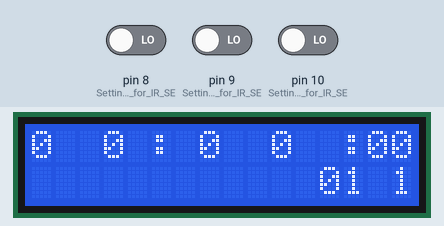
Recording of a sketch running on a simulated Arduino Uno, built with avr-gcc and run on an emulated ATmega328P. Shown: 16×2 character LCD. The test bench sets the inputs (shaded band); at power-on: pin 8 (Setting_pinmode_for_IR_SE) LOW, pin 9 (Setting_pinmode_for_IR_SE) LOW, pin 10 (Setting_pinmode_for_IR_SE) LOW.

Above: at 1.3 s.
1.4 s: pin 8 (Setting_pinmode_for_IR_SE) driven HIGH
At 2.7 s:
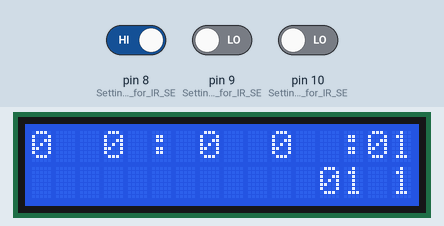
3.5 s: pin 9 (Setting_pinmode_for_IR_SE) driven HIGH
At 4.9 s:
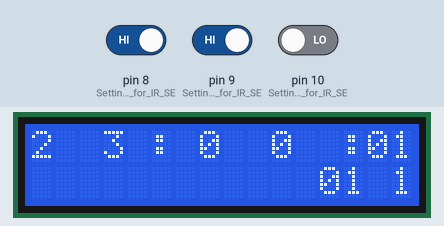
Timing chart, 0 to 6.5 s (numbered marks = the images above; inputs shaded):
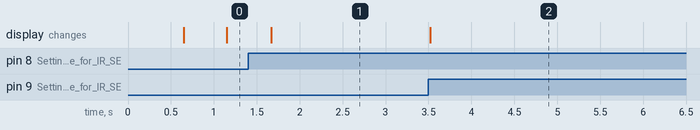

The sketch:

DigitalClock_NEW.ino
```cpp
#include <Wire.h>
#include<LiquidCrystal_I2C.h>

LiquidCrystal_I2C lcd(0x27, 16, 2);
int s,m,h,a,d,state,state1,state2,dg,cnt,dt,mo;
char months[13]={' ','1','2','3','4','5','6','7','8','9','o','n','d'};
int l[13]={0,31,29,31,30,31,30,31,31,30,31,30,31};
int x,y,z;

void setup()
{

  state=1;   //state for decrementing value in setting mode
  state1=1;  // state for incrementing value in setting mode
  state2=1;   //state for opening settin mode
  lcd.begin(16,2);
  lcd.init();       // initialize the lcd
  lcd.backlight();

  pinMode(8,INPUT); // Setting pinmode for IR SENSOR1
  pinMode(9,INPUT); //Setting pinmode for IR SENSOR2
  pinMode(10,INPUT); //Setting pinmode for IR SENSOR3

  s=0;   //seconds
  m=0;   //minutes
  h=0;   //hours
  dt=1;   //date
  mo=1;   //month
}
void printNumber(int value, int col) {
  if (value == 0) {
    lcd.setCursor(col, 0);
    lcd.print("0");
}
  if (value == 1) {
    lcd.setCursor(col, 0);
    lcd.print("1");
}
  if (value == 2) {
   lcd.setCursor(col, 0);
   lcd.print("2");
}
   if (value == 3) {
   lcd.setCursor(col, 0);
   lcd.print("3");
}
   if (value == 4) {
    lcd.setCursor(col, 0);
    lcd.print("4");
}
   if (value == 5) {
   lcd.setCursor(col, 0);
   lcd.print("5");
}
   if (value == 6) {
    lcd.setCursor(col, 0);
    lcd.print("6");
}
   if (value == 7) {
    lcd.setCursor(col, 0);
  lcd.print("7");
}
   if (value == 8) {
    lcd.setCursor(col, 0);
  lcd.print("8");
}
   if (value == 9) {
    lcd.setCursor(col, 0);
  lcd.print("9");
}
}


void loop()
{
  x=digitalRead(8);
  y=digitalRead(9);
  z=digitalRead(10);

  if(x==1 &&state==1){        //if gesture is detected by IR sensor1 value is incremented
    cnt++;
    state=0;
    cnt=cnt%5;
    }else if(x==0&&state==0){
    state=1;
    }

   if (z==1&&state1==1){             //if gesture is detected by IR sensor2 value is decremented
    dg=1;
    state1=0;
    }
    else if(z==0 &&state1==0){
    state1=1;
    }


  if(y==1&& state2==1){             //if gesture is detected by IR sensor3 Setting mode is opened
     dg=-1;
     state2=0;
    }
    else if(y==0 &state2==0){
    state2=1;
    }


    switch(cnt){
      case 1:
      h=h+dg;
      dg=0;if(h>23){
    h=h-24;}
    if(h<0){
    h=23;}
      break;

       case 2:
      m=m+dg;
      dg=0;  if(m>59){
    m=0;}
    if(m<0){
    m=59;}
      break;

     case 3:
      dt=dt+dg;
      dg=0;if(dt>l[mo]){
    dt=l[mo];}
    if(dt<1){
      dt=1;}
      break;

     case 4:
      mo=mo+dg;
      dg=0;if(mo>12){
    mo=1;
     }
    if(mo<1){
      mo=12;}
    if(dt>l[mo]){
    dt=1;
    mo++;
     mo=(1+(mo-1)%12);
    }
      break;
    }

  if(s>59){
    s=0;
    m++;

  if(m>59){
    m=0;
   h++;

  if(h>23){
    h=0;
    dt++;

  if(dt>l[mo]){
    dt=1;
    mo++;
    }
      if(mo>12){
    mo=1;
    }

  }
  }
  }


  h=h;
  d=(h)%10;
  printNumber(d, 3);
  d=(h)/10;
   printNumber(d, 0);

     d=m%10;
     printNumber(d, 10);
     d=m/10;
     printNumber(d, 7);
     lcd.setCursor(14, 0);
     lcd.print(s/10);
     lcd.print(s%10);


     lcd.setCursor(15, 1);
      lcd.print(months[mo]);


    lcd.setCursor(12,1);

     lcd.print(dt/10);
     lcd.print(dt%10);
        if(cnt==0){
           s++;
        lcd.setCursor(5, 0);
      lcd.print(" ");
      lcd.setCursor(6, 1);
      lcd.print(" ");

      lcd.setCursor(13,0);
         lcd.print(" ");
      delay(500);

      lcd.setCursor(5, 0);
      lcd.print(":");
      lcd.setCursor(6, 1);
      lcd.print(" ");
      delay(500);


        lcd.setCursor(13,0);
      lcd.print(":");
      delay(500);
       }}
```

Measured:
- after the input at 3.5 s, the display: changes at once (image 2)
